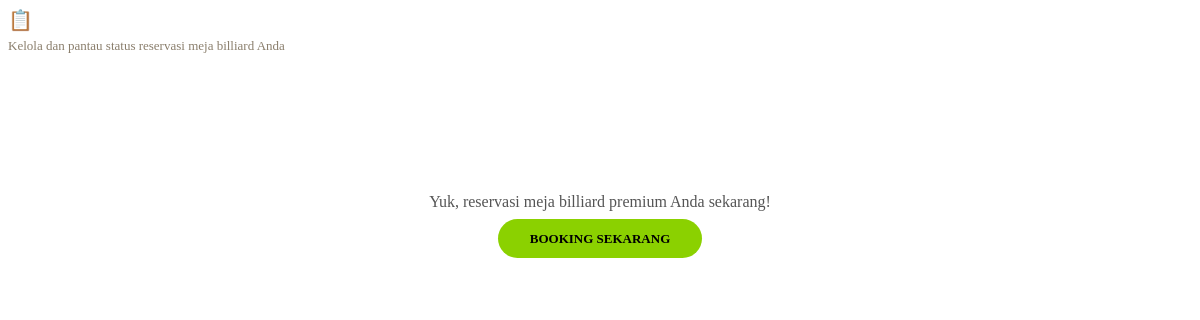
Page /pages/mybookings.php on the earlier database version.
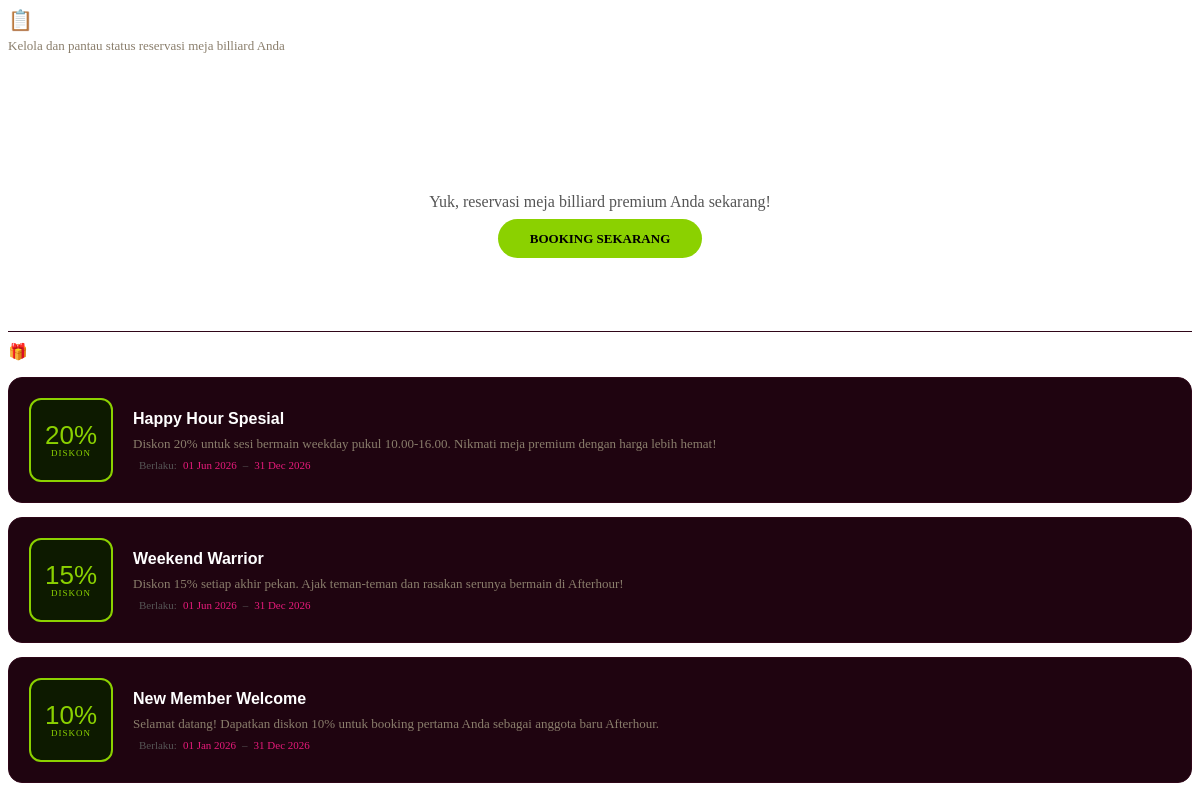
Same page on the later database version.
### tables this page shows
CREATE TABLE IF NOT EXISTS discounts (
    discount_id     INT PRIMARY KEY AUTO_INCREMENT,
    title           VARCHAR(100) NOT NULL,
    description     TEXT NOT NULL,
    discount_pct    DECIMAL(5,2) NOT NULL,
    valid_from      DATE NOT NULL,
    valid_until     DATE NOT NULL,
    is_active       TINYINT(1) DEFAULT 1,
    created_at      DATETIME DEFAULT CURRENT_TIMESTAMP
);

### class/class.Connection.php (called while the page is built, shortened)
<?php
class Connection
{
    public function __construct()
    {
        $this->connection = mysqli_connect("localhost", "root", "", "afterhour_db");
    }
}
?>

### class/class.Booking.php (called while the page is built, shortened)
<?php
require_once(__DIR__ . '/class.Connection.php');
class Booking extends Connection
{
    public function SelectCustomerBookings($userid)
    {
        $uid = (int)$userid;
        $sql = "SELECT b.*, o.outlet_name, t.table_number, t.class_type
                FROM bookings b
                INNER JOIN billiard_tables t ON b.table_id=t.table_id
                INNER JOIN outlets o ON t.outlet_id=o.outlet_id
                WHERE b.userid=$uid
                ORDER BY b.booking_date DESC, b.start_time DESC";
        $res = mysqli_query($this->connection,$sql);
        $arr = [];
        return $arr;
    }
}
?>

### class/class.Discount.php (called while the page is built, shortened)
<?php
require_once(__DIR__ . '/class.Connection.php');
class Discount extends Connection
{
    public function __get($a)    { if (property_exists($this,$a)) return $this->$a; }
    public function SelectActiveDiscounts()
    {
        $today = date('Y-m-d');
        $sql   = "SELECT * FROM discounts WHERE is_active=1 AND valid_from<='$today' AND valid_until>='$today' ORDER BY discount_pct DESC";
        $res   = mysqli_query($this->connection,$sql);
        $arr   = [];
        while ($d = mysqli_fetch_assoc($res)) {
            $o = new Discount();
            $o->discount_id  = $d['discount_id'];
            $o->title        = $d['title'];
            $o->description  = $d['description'];
            $o->discount_pct = $d['discount_pct'];
            $o->valid_from   = $d['valid_from'];
            $o->valid_until  = $d['valid_until'];
            $o->is_active    = $d['is_active'];
            $arr[] = $o;
        }
        return $arr;
    }
}
?>

### pages/mybookings.php (the view, shortened to what this page needs)
<?php
require_once(__DIR__.'/../class/class.Booking.php');
require_once(__DIR__.'/../class/class.Discount.php');
$objBooking = new Booking();
$arrayResult = $objBooking->SelectCustomerBookings($_SESSION['userid']);
$objDiscount = new Discount();
$activeDiscounts = $objDiscount->SelectActiveDiscounts();
?>
<div class="mybooking-header">
    <h3>📋 Riwayat Booking Saya</h3>
    <p>Kelola dan pantau status reservasi meja billiard Anda</p>
</div>
<?php if (count($arrayResult) == 0): ?>
<div class="empty-state">
    <h4 style="color:#fff;margin-bottom:8px">Belum Ada Booking</h4>
    <p style="color:#555;margin-bottom:20px">Yuk, reservasi meja billiard premium Anda sekarang!</p>
    <a href="dashboardcustomer.php?p=booking" class="btn-book" style="background:#8bd100;color:#000;padding:12px 32px;border-radius:30px;text-decoration:none;font-weight:700;font-size:13px">BOOKING SEKARANG</a>
</div>
<?php endif; ?>
<?php if (!empty($activeDiscounts)): ?>
<div class="promo-section">
    <h4 style="color:#fff;font-family:'DM Sans',sans-serif;font-weight:700;font-size:16px;margin:0 0 16px;padding-top:10px;border-top:1px solid #2f0618">
        🎁 Promo Aktif Untuk Anda
    </h4>
    <?php foreach ($activeDiscounts as $disc): ?>
    <div class="promo-card">
        <div class="promo-pct">
            <div class="pct-num"><?= (int)$disc->discount_pct ?>%</div>
            <div class="pct-label">DISKON</div>
        </div>
        <div class="promo-body">
            <h5><?= htmlspecialchars($disc->title) ?></h5>
            <p><?= htmlspecialchars($disc->description) ?></p>
            <div class="promo-valid">
                Berlaku: <span><?= date('d M Y',strtotime($disc->valid_from)) ?></span> –
                <span><?= date('d M Y',strtotime($disc->valid_until)) ?></span>
            </div>
        </div>
    </div>
    <?php endforeach; ?>
</div>
<?php endif; ?>

Differences in the rows shown:
added discounts: discount_pct "20", title "Happy Hour Spesial", description "Diskon 20% untuk sesi bermain weekday pukul 10.00-16.00. Nikmati meja premium dengan harga lebih hemat!", valid_from "01 Jun 2026", valid_until "31 Dec 2026"
added discounts: discount_pct "15", title "Weekend Warrior", description "Diskon 15% setiap akhir pekan. Ajak teman-teman dan rasakan serunya bermain di Afterhour!", valid_from "01 Jun 2026", valid_until "31 Dec 2026"
added discounts: discount_pct "10", title "New Member Welcome", description "Selamat datang! Dapatkan diskon 10% untuk booking pertama Anda sebagai anggota baru Afterhour.", valid_from "01 Jan 2026", valid_until "31 Dec 2026"
Other differences:
text now shown: "🎁 Promo Aktif Untuk Anda"
